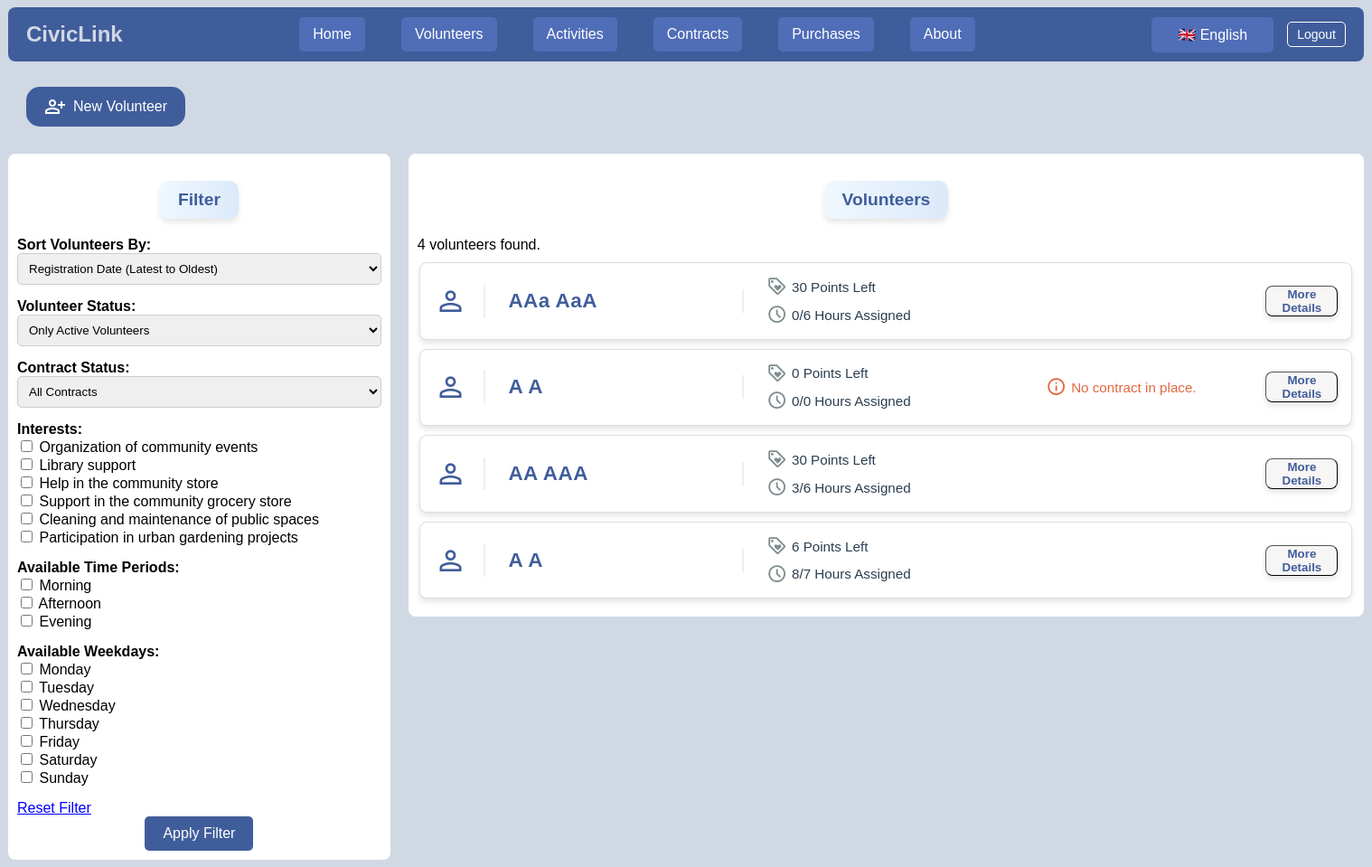
The app's page /Listing_Pages/all_volunteers.php (signed in) with its own data.
### tables this page shows
CREATE TABLE `Volunteers` (
  `id` bigint(20) NOT NULL,
  `user_id` bigint(20) NOT NULL,
  `first_name` varchar(255) NOT NULL,
  `last_name` varchar(255) NOT NULL,
  `gender` varchar(255) NOT NULL,
  `date_of_birth` date NOT NULL,
  `address` varchar(255) NOT NULL,
  `zip_code` varchar(255) NOT NULL,
  `telephone_number` varchar(255) NOT NULL,
  `email` varchar(255) NOT NULL,
  `points` int(11) NOT NULL,
  `hours_required` int(11) NOT NULL,
  `hours_completed` int(11) NOT NULL,
  `volunteer_manager` varchar(255) NOT NULL,
  `entry_clerk` varchar(255) NOT NULL,
  `additional_notes` text NOT NULL,
  `registration_date` date NOT NULL,
  `trashed` tinyint(1) NOT NULL
);

### Widget_Pages/volunteer_widget.php (the view, shortened to what the rows shown need)
<link rel="stylesheet" href="/CivicLink_Web_App/Styles/style.css">
<a href="/CivicLink_Web_App/Profile_Pages/volunteer_profile.php?volunteer_id=<?php echo $volunteer_id; ?>" style="text-decoration: none;">
    <div id="widget">
        <div class="widget_row">
            <div class="icon_container">
                <span class="material-symbols-outlined">person</span>
            </div>
            <div class="name_container">
                <span class="widget_name"><?php echo $volunteer_data_row['first_name'] . " " . $volunteer_data_row['last_name'] ?></span>
            </div>
            <div class="info_container">
                <p class="widget_info">
                    <span class="info_line">
                        <span class="info_label"><span class="material-symbols-outlined">loyalty</span></span>
                        <span class="info_value"><?= $volunteer_data_row['points'] ?> <?= __('Points Left') ?></span>
                    </span>
                    <span class="info_line">
                        <span class="info_label"><span class="material-symbols-outlined">schedule</span></span>
                        <span class="info_value"><?= $volunteer_data_row['hours_completed'] ?>/<?= $volunteer_data_row['hours_required'] ?> <?= __('Hours Assigned') ?></span>
                    </span>
                </p>
            </div>
            <div class="status_container">
                <p class="widget_info">
                    <?php if ($volunteer_data_row['hours_required'] == 0): ?>
                        <span class="info_line caution"><span class="material-symbols-outlined">info</span> <?= __('No contract in place.') ?></span>
                    <?php endif; ?>
                </p>
            </div>
            <button class="widget_button" style="max-width:30px;" type="button" onclick="toggleDetails(event, '<?= $volunteer_id ?>')">
                <?= __('More Details') ?>
            </button>
        </div>
    </div>
</a>

### Listing_Pages/all_volunteers.php (shortened to what the rows shown need)
<?php
    include(__DIR__ . "/../Header/header.php");
    include(__DIR__ . "/../Classes/connect.php");
    include(__DIR__ . "/../Classes/functions.php");
    $DB = new Database();
    $user_data = $DB->check_login();
    $user_id = $user_data['user_id'];
    $order_filter = $_SESSION['all_volunteer_order_filter'] ?? "registration_date_desc";
    $trash_filter = $_SESSION['all_volunteer_trash_filter'] ?? "only_active_volunteers";
    $sql_filter_query = "SELECT DISTINCT v.* FROM Volunteers v";
    $sql_filter_query .= " WHERE 1=1 AND v.user_id = '$user_id'";
    if (!empty($trash_filter)){
        switch ($trash_filter){
            case 'only_active_volunteers':
                $sql_filter_query .= " AND v.trashed = '0'";
                break;
        }
    }
    if (!empty($order_filter)){
        switch ($order_filter){
            case 'registration_date_desc':
                $sql_filter_query .= " ORDER BY v.registration_date DESC";
                break;
        }
    }
    $all_volunteer_data_rows = fetch_data_rows($sql_filter_query);
?>
<!DOCTYPE html>
<html lang="en">
    <head>
        <link rel="stylesheet" href="/CivicLink_Web_App/Styles/style.css">
    </head>
    <body style="font-family: sans-serif ; background-color: #d0d8e4;">
        <div style="width: 1500px; min-height: 400px; margin:auto;">
            <br>
            <div style="display: flex;">
                <div style="min-height: 400px; flex:1.5; padding-left: 20px; padding-right: 0px;">
                    <div id="medium_rectangle">
                        <?php
                            if($all_volunteer_data_rows){
                                foreach($all_volunteer_data_rows as $volunteer_data_row){
                                    $volunteer_id = $volunteer_data_row['id'];
                                    include(__DIR__ . "/../Widget_Pages/volunteer_widget.php");
                                }
                            }
                        ?>
                    </div>
                </div>
            </div>
        </div>
    </body>
</html>

### records on screen
volunteers: first_name "AAa", last_name "AaA", points "30", hours_completed "0", hours_required "6"
volunteers: first_name "A", last_name "A", points "0", hours_completed "0", hours_required "0"
volunteers: first_name "AA", last_name "AAA", points "30", hours_completed "3", hours_required "6"
volunteers: first_name "A", last_name "A", points "6", hours_completed "8", hours_required "7"

### other values on screen
__('Home') "Home"
__('Volunteers') "Volunteers"
__('Activities') "Activities"
__('Contracts') "Contracts"
__('Purchases') "Purchases"
__('About') "About"
__('English') "English"
__('Logout') "Logout"
__('New Volunteer') "New Volunteer"
__('Filter') "Filter"
__('Sort Volunteers By:') "Sort Volunteers By:"
__('Volunteer Status:') "Volunteer Status:"
__('Contract Status:') "Contract Status:"
__('Interests:') "Interests:"
__('Organization of community events') "Organization of community events"
